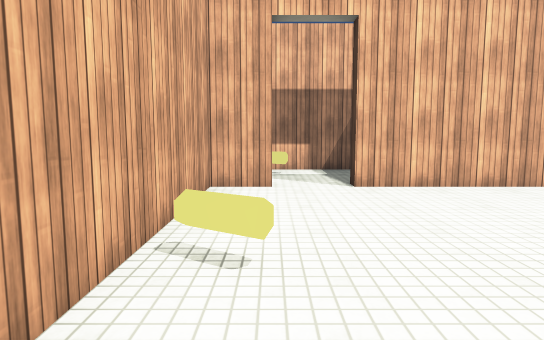
view 1 (above)

12 first-person views from a walk through a Unity game level. The camera is 1.3 m above the floor, tilts 6° down and sees 75° across. The floor is counted in squares, 1 m on a side. Each view is taken from the middle of a square. On the plan, view 1 faces up. The plan holds only what a view shows up to about 15 squares ahead; the rest is blank. The place goes on beyond the plan. Door leaves are left out, so doorways stand open. Surface patterns are stand-ins for the level's own textures.

view 2
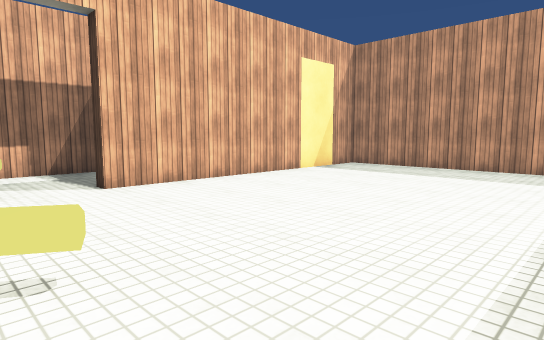

view 3
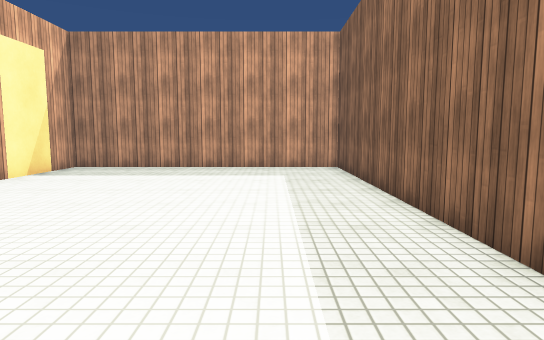

view 4
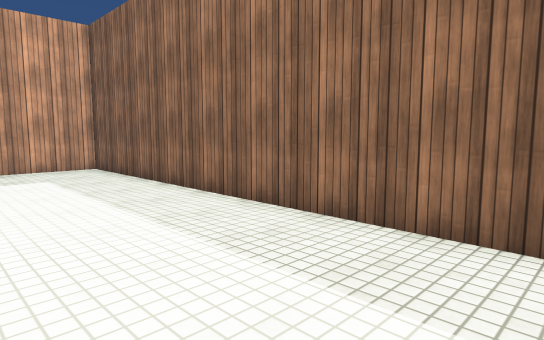

view 5
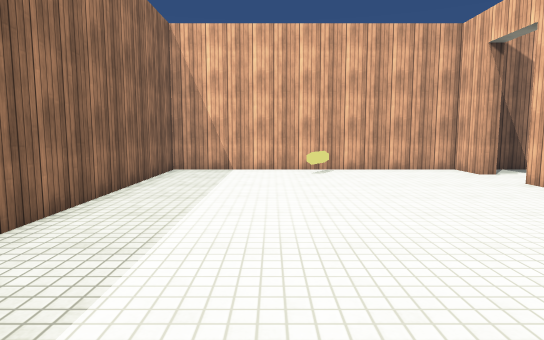

view 6
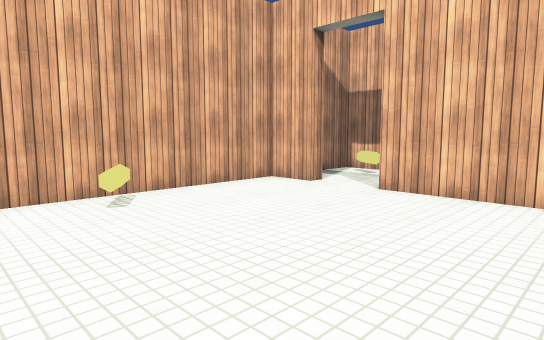

view 7
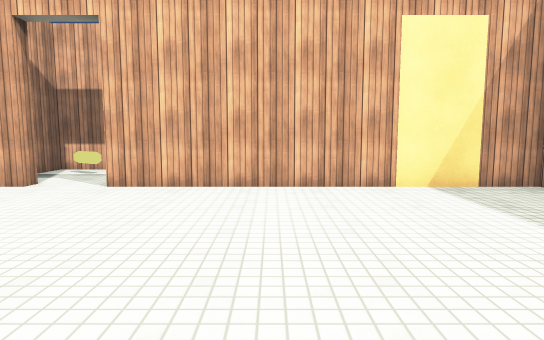

view 8
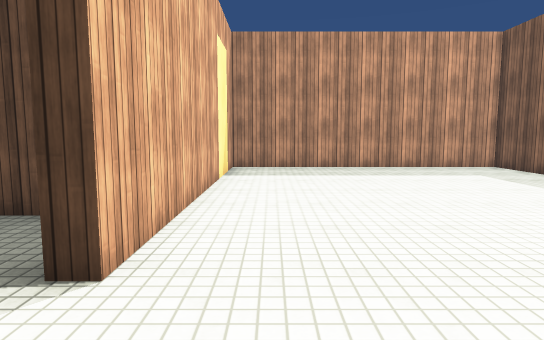

view 9
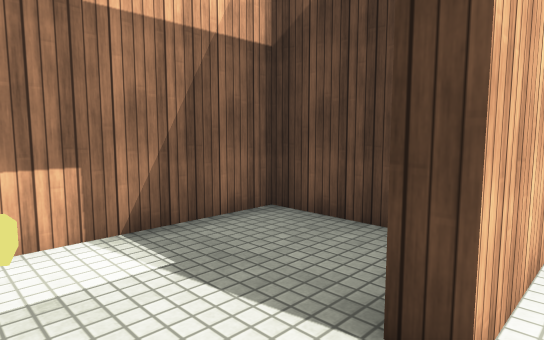

view 10
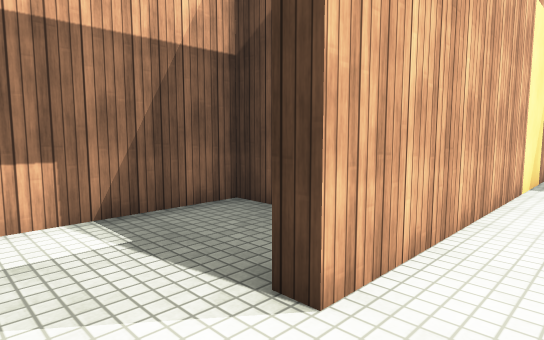

view 11
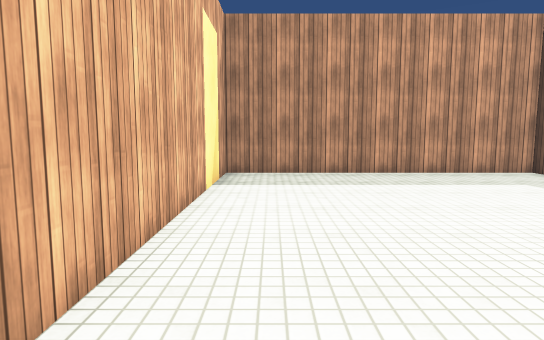

view 12
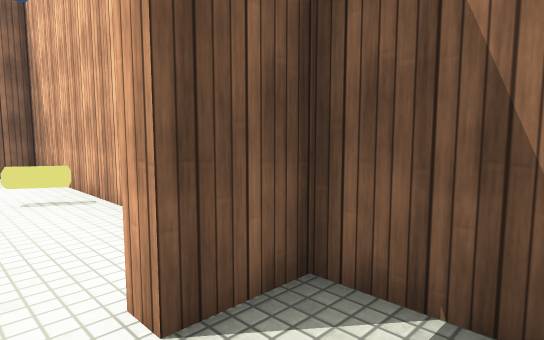

### Floor plan
Points are (right, up) in squares from view 1. A wall is a line through its corners. A room is listed if a view was taken in it or the views show most of it. See-through windows are left out.
Room 1 (views 1, 2, 3, 4, 5, 6, 7, 8, 9, 10, 11)
walls: (0, 8.5) (-1.5, 8.5) (-1.5, -1.5) (12.5, -1.5) (12.5, 8.5) (2, 8.5)
low walls: (-0.8, 3.9) (0, 3.4) (-0.2, 3.1) (-1, 3.6)
ways out: open door at (1, 8.8) to room 2
Room 2 (view 12)
walls: (4.5, 10.1) (4.5, 12.5) (0, 12.5)
low walls: (0.6, 11.5) (0.3, 11.1)
ways out: open door at (1, 8.8) to room 1; opening at (0, 10) to room 3; gap at (0, 12) to room 3
Room 3 (no view inside)
walls: (0, 12.5) (-1.5, 12.5) (-1.5, 9) (0, 9)
low walls: (0.3, 11.1) (-0.6, 11.6)
ways out: opening at (0, 10) to room 2; gap at (0, 12) to room 2

Positions as (right, up) in squares from view 1, and headings:
1: (0, 0), facing up
2: (-1, 0), facing up-right
3: (-1, 1), facing right
4: (-1, 3), facing down-right
5: (11, 2), facing left
6: (6, 1), facing up-left
7: (6, 0), facing up
8: (-1, 7), facing right
9: (0, 8), facing up-right
10: (0, 7), facing up-right
11: (1, 7), facing right
12: (1, 11), facing down-left
